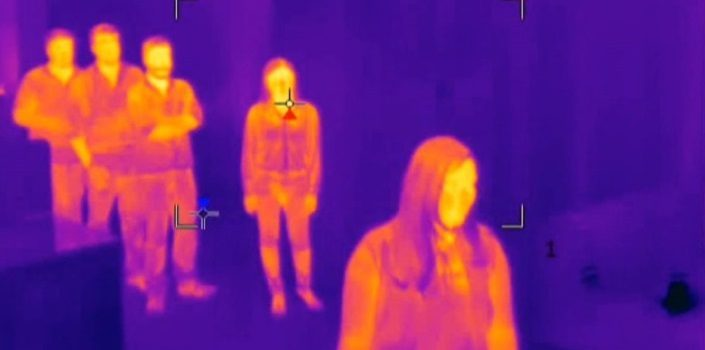
#> input picture Frame-Test.jpg, 705 x 350 px
$ python App-Frame.py
#> lines starting #> are read from the running program, lines starting #| are printed output that depends on the picture; after the words box and inside, x2 and y2 are one past the last pixel; in counts of white or black regions, pixels touching at a corner belong together
#Python 3.6.8
from cv2 import cv2
import numpy as np
import time

from PIL import Image


#Nota 1: la constante COLOR_BGR2HSV indica que queremos pasar de BGR a HSV.
#Nota 2: la función cvtColor() también sirve para transformar a otros espacios de color.

#///////////////////////////////////////////////////////////////////////////////////////////////////
#Establecemos el rango mínimo y máximo de H-S-V (Scalas)
#///////////////////////////////////////////////////////////////////////////////////////////////////
# Puede definir todas las Scalas que desee, solo debe configurar los bajos y altos

# Rojo higt Scala-1
Scala1 = "High Red"
Scala1_bajos = np.array([170, 100, 20])
Scala1_altos = np.array([179, 255, 255])

# Rojo Log Scala-2
Scala2 = "Low Red"
Scala2_bajos = np.array([0, 100, 20])
Scala2_altos = np.array([8, 255, 255])

# orange Scala-3
Scala3 = "Orange"
Scala3_bajos = np.array([9, 100, 20])
Scala3_altos = np.array([19, 255, 255])

# yellow Scala-4
Scala4 = "Yellow"
Scala4_bajos = np.array([20, 100, 20])
Scala4_altos = np.array([40, 255, 255])

# Green Scala-5
Scala5 = "Green"
Scala5_bajos = np.array([41, 100, 20])
Scala5_altos = np.array([69, 255, 255])

# light blue Scala-6
Scala6 = "Light Blue"
Scala6_bajos = np.array([70, 100, 20])
Scala6_altos = np.array([105, 255, 255])

# blue Scala-7
Scala7 = "Blue"
Scala7_bajos = np.array([106, 100, 20])
Scala7_altos = np.array([129, 255, 255])

# fuchsia Scala-8
Scala8 = "Fuchsia"
Scala8_bajos = np.array([130,50,50])
Scala8_altos = np.array([168, 255, 255])

PorcentajePixel = []
AnalisListColor = []

#Cargamos la imagen:
img = cv2.imread('Frame-Test.jpg')
#> img is the input picture: shape (350, 705, 3); mean B, G, R 130.8, 35.1, 116

#//////////////////////////////////////////////////////////////////////////////////
# Fuincion para Procesar Frame por Scala de color
#//////////////////////////////////////////////////////////////////////////////////
def AnalisFrame (color, rango_bajos, rango_altos):

#> called with color = 'High Red', rango_bajos = array of shape (3,), rango_altos = array of shape (3,)
    Pcolor = 0
    PorcentajeBlack = 0

    #Convertimos la imagen a hsv (scala de colores Lineal):
    hsv = cv2.cvtColor(img, cv2.COLOR_BGR2HSV)
#> hsv: shape (350, 705, 3); mean H, S, V 121.7, 220.9, 171.7

    #Detectamos los píxeles que estén dentro del rango que hemos establecido:
    mask = cv2.inRange(hsv, rango_bajos, rango_altos)
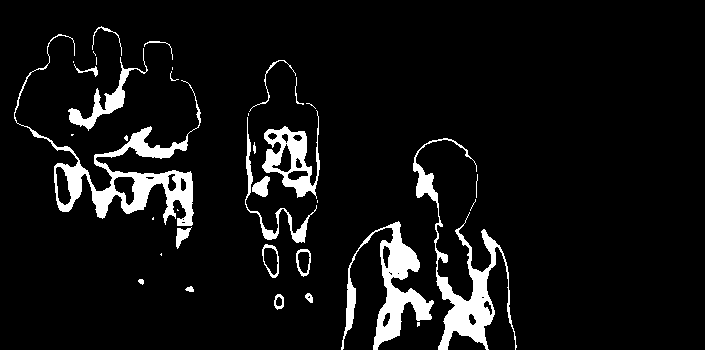
#> mask: shape (350, 705); 7.2% white; 36 white regions (15 under 20 px), largest, box (x1, y1, x2, y2) and area: (14, 34, 201, 226) 5024, (413, 138, 517, 350) 4035, (341, 221, 434, 350) 3520
    #print(len(mask))

    #Mostramos la imagen original y la máscara:
    cv2.imshow("./Frames/Original", img)

    #Mostramos la imagen original y la máscara:
    cv2.imshow(color, mask)

    # Guardamos Los resultados de la Imagen carpeta Frames
    # Una Imagen Por cada Scala
    FramePresado = './Frames/Scala-' + color + '.png'
    cv2.imwrite(FramePresado,mask)

    Frame = Image.open(FramePresado)

    DatosFrame = list(Frame.getdata())
#> DatosFrame = 246750 items
    for dato in DatosFrame:
        if (int(dato)> 0):
            #print(dato)
            Pcolor += 1
        else:
            PorcentajeBlack += 1
#> after the loop, Pcolor = 17774; PorcentajeBlack = 228976
    Frame.close()

    Porcentajecolor = Pcolor*100/(Pcolor + PorcentajeBlack)
#> Porcentajecolor = 7.2
    AnalisisColor = [color, Porcentajecolor]
#> AnalisisColor = ['High Red', 7.2]

    AnalisListColor.append(AnalisisColor)
    PorcentajePixel.append(Porcentajecolor)


    """print ("Scala: ", color)
    print ("back", PorcentajeBlack)
    print ("Color", Pcolor)
    print ("%", "{0:.2f}".format(Porcentajecolor))
    print ("Total-pixel", Pcolor + PorcentajeBlack)
    cv2.waitKey(0)
    cv2.destroyAllWindows()"""


    cv2.waitKey(0)
    cv2.destroyAllWindows()


AnalisFrame (Scala1, Scala1_bajos, Scala1_altos)

AnalisFrame (Scala2, Scala2_bajos, Scala2_altos)
#> call 2 of AnalisFrame, with color = 'Low Red', rango_bajos = array of shape (3,), rango_altos = array of shape (3,)
#> in AnalisFrame (call 2), `mask = cv2.inRange(hsv, rango_bajos, rango_altos)`:
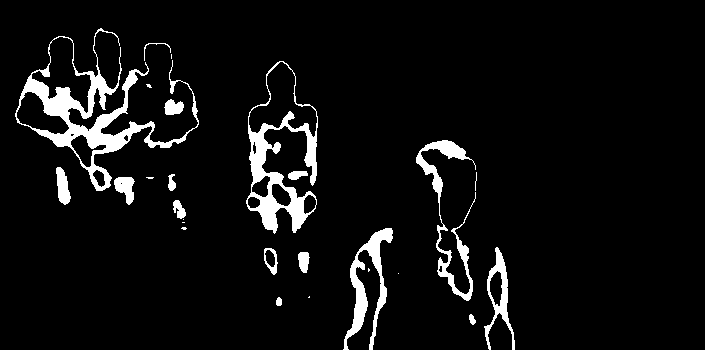
#> mask: shape (350, 705); 6% white; 26 white regions (10 under 20 px), largest, box (x1, y1, x2, y2) and area: (15, 28, 199, 191) 5178, (246, 61, 318, 234) 3384, (343, 228, 393, 350) 1789
#> after the loop in AnalisFrame (call 2), `for dato in DatosFrame:`: Pcolor = 14922; PorcentajeBlack = 231828
#> in AnalisFrame (call 2), `Porcentajecolor = Pcolor*100/(Pcolor + PorcentajeBlack)`: Porcentajecolor = 6.05
#> in AnalisFrame (call 2), `AnalisisColor = [color, Porcentajecolor]`: AnalisisColor = ['Low Red', 6.05]

AnalisFrame (Scala3, Scala3_bajos, Scala3_altos)
#> call 3 of AnalisFrame, with color = 'Orange', rango_bajos = array of shape (3,), rango_altos = array of shape (3,)
#> in AnalisFrame (call 3), `mask = cv2.inRange(hsv, rango_bajos, rango_altos)`:
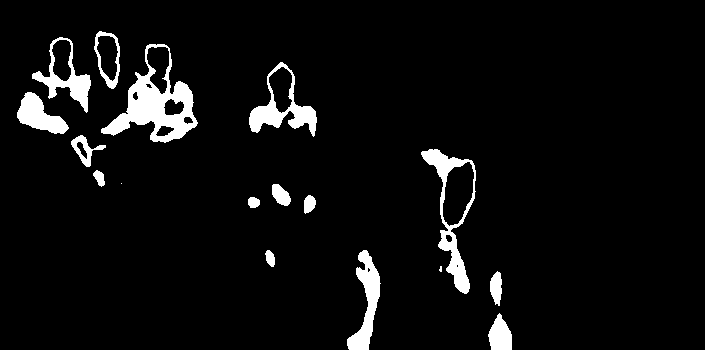
#> mask: shape (350, 705); 5.4% white; 17 white regions (2 under 20 px), largest, box (x1, y1, x2, y2) and area: (101, 44, 198, 143) 3400, (421, 149, 476, 294) 1909, (249, 62, 317, 137) 1562
#> after the loop in AnalisFrame (call 3), `for dato in DatosFrame:`: Pcolor = 13231; PorcentajeBlack = 233519
#> in AnalisFrame (call 3), `Porcentajecolor = Pcolor*100/(Pcolor + PorcentajeBlack)`: Porcentajecolor = 5.36
#> in AnalisFrame (call 3), `AnalisisColor = [color, Porcentajecolor]`: AnalisisColor = ['Orange', 5.36]

AnalisFrame (Scala4, Scala4_bajos, Scala4_altos)
#> call 4 of AnalisFrame, with color = 'Yellow', rango_bajos = array of shape (3,), rango_altos = array of shape (3,)
#> in AnalisFrame (call 4), `mask = cv2.inRange(hsv, rango_bajos, rango_altos)`:
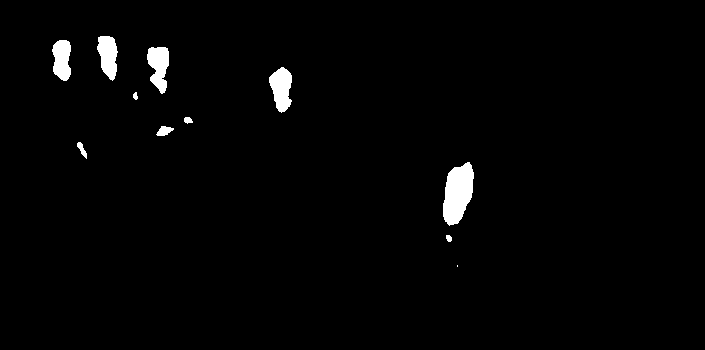
#> mask: shape (350, 705); 1.8% white; 11 white regions (1 under 20 px), largest, box (x1, y1, x2, y2) and area: (443, 162, 474, 226) 1389, (269, 67, 292, 113) 723, (147, 47, 169, 94) 707
#> after the loop in AnalisFrame (call 4), `for dato in DatosFrame:`: Pcolor = 4391; PorcentajeBlack = 242359
#> in AnalisFrame (call 4), `Porcentajecolor = Pcolor*100/(Pcolor + PorcentajeBlack)`: Porcentajecolor = 1.78
#> in AnalisFrame (call 4), `AnalisisColor = [color, Porcentajecolor]`: AnalisisColor = ['Yellow', 1.78]

AnalisFrame (Scala5, Scala5_bajos, Scala5_altos)
#> in AnalisFrame (call 5), `mask = cv2.inRange(hsv, rango_bajos, rango_altos)`: mask: shape (350, 705); every value is 0

AnalisFrame (Scala6, Scala6_bajos, Scala6_altos)
#> in AnalisFrame (call 6), `mask = cv2.inRange(hsv, rango_bajos, rango_altos)`:
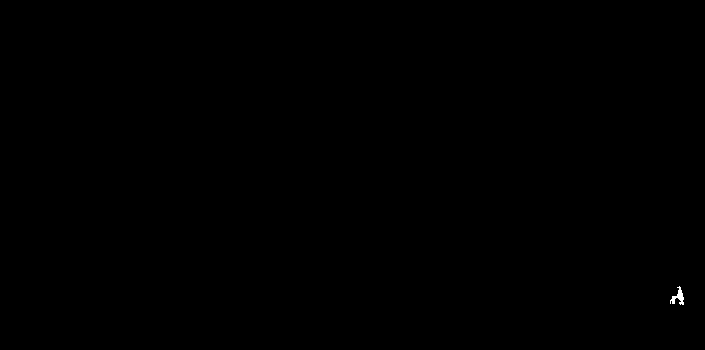
#> mask: shape (350, 705); 0.05% white; 1 white region, box (x1, y1, x2, y2) and area: (670, 286, 684, 305) 115
#> after the loop in AnalisFrame (call 6), `for dato in DatosFrame:`: Pcolor = 115; PorcentajeBlack = 246635
#> in AnalisFrame (call 6), `Porcentajecolor = Pcolor*100/(Pcolor + PorcentajeBlack)`: Porcentajecolor = 0.0466
#> in AnalisFrame (call 6), `AnalisisColor = [color, Porcentajecolor]`: AnalisisColor = ['Light Blue', 0.0466]

AnalisFrame (Scala7, Scala7_bajos, Scala7_altos)
#> in AnalisFrame (call 7), `mask = cv2.inRange(hsv, rango_bajos, rango_altos)`:
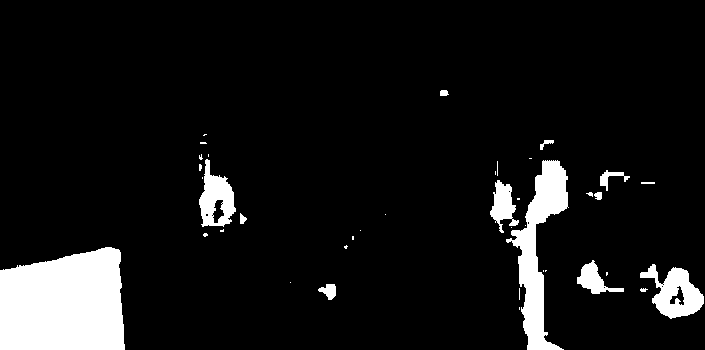
#> mask: shape (350, 705); 8.5% white; 39 white regions (24 under 20 px), largest, box (x1, y1, x2, y2) and area: (0, 247, 125, 350) 11225, (506, 160, 569, 350) 4424, (640, 264, 704, 319) 1774

AnalisFrame (Scala8, Scala8_bajos, Scala8_altos)

print("")
for Dato in AnalisListColor:
    print ("{0:.2f}".format(Dato[1]), "% ---" , Dato[0])

print ("Total %:", sum(PorcentajePixel))
